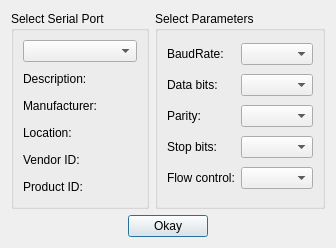
<?xml version="1.0" encoding="UTF-8"?>
<ui version="4.0">
 <class>SettingsDialog</class>
 <widget class="QDialog" name="SettingsDialog">
  <property name="geometry">
   <rect>
    <x>0</x>
    <y>0</y>
    <width>336</width>
    <height>248</height>
   </rect>
  </property>
  <property name="windowTitle">
   <string>Settings</string>
  </property>
  <layout class="QGridLayout" name="gridLayout_3">
   <item row="0" column="1">
    <widget class="QGroupBox" name="parametersBox">
     <property name="title">
      <string>Select Parameters</string>
     </property>
     <layout class="QGridLayout" name="gridLayout_2">
      <item row="0" column="0">
       <widget class="QLabel" name="baudRateLabel">
        <property name="text">
         <string>BaudRate:</string>
        </property>
       </widget>
      </item>
      <item row="0" column="1">
       <widget class="QComboBox" name="baudRateBox"/>
      </item>
      <item row="1" column="0">
       <widget class="QLabel" name="dataBitsLabel">
        <property name="text">
         <string>Data bits:</string>
        </property>
       </widget>
      </item>
      <item row="1" column="1">
       <widget class="QComboBox" name="dataBitsBox"/>
      </item>
      <item row="2" column="0">
       <widget class="QLabel" name="parityLabel">
        <property name="text">
         <string>Parity:</string>
        </property>
       </widget>
      </item>
      <item row="2" column="1">
       <widget class="QComboBox" name="parityBox"/>
      </item>
      <item row="3" column="0">
       <widget class="QLabel" name="stopBitsLabel">
        <property name="text">
         <string>Stop bits:</string>
        </property>
       </widget>
      </item>
      <item row="3" column="1">
       <widget class="QComboBox" name="stopBitsBox"/>
      </item>
      <item row="4" column="0">
       <widget class="QLabel" name="flowControlLabel">
        <property name="text">
         <string>Flow control:</string>
        </property>
       </widget>
      </item>
      <item row="4" column="1">
       <widget class="QComboBox" name="flowControlBox"/>
      </item>
     </layout>
    </widget>
   </item>
   <item row="0" column="0">
    <widget class="QGroupBox" name="selectBox">
     <property name="title">
      <string>Select Serial Port</string>
     </property>
     <layout class="QGridLayout" name="gridLayout">
      <item row="0" column="0">
       <widget class="QComboBox" name="serialPortInfoListBox"/>
      </item>
      <item row="1" column="0">
       <widget class="QLabel" name="descriptionLabel">
        <property name="text">
         <string>Description:</string>
        </property>
       </widget>
      </item>
      <item row="2" column="0">
       <widget class="QLabel" name="manufacturerLabel">
        <property name="text">
         <string>Manufacturer:</string>
        </property>
       </widget>
      </item>
      <item row="3" column="0">
       <widget class="QLabel" name="locationLabel">
        <property name="text">
         <string>Location:</string>
        </property>
       </widget>
      </item>
      <item row="4" column="0">
       <widget class="QLabel" name="vidLabel">
        <property name="text">
         <string>Vendor ID:</string>
        </property>
       </widget>
      </item>
      <item row="5" column="0">
       <widget class="QLabel" name="pidLabel">
        <property name="text">
         <string>Product ID:</string>
        </property>
       </widget>
      </item>
     </layout>
    </widget>
   </item>
   <item row="1" column="0" colspan="2">
    <layout class="QHBoxLayout" name="horizontalLayout">
     <item>
      <spacer name="horizontalSpacer">
       <property name="orientation">
        <enum>Qt::Horizontal</enum>
       </property>
       <property name="sizeHint" stdset="0">
        <size>
         <width>96</width>
         <height>20</height>
        </size>
       </property>
      </spacer>
     </item>
     <item>
      <widget class="QPushButton" name="applyButton">
       <property name="text">
        <string>Okay</string>
       </property>
      </widget>
     </item>
     <item>
      <spacer name="horizontalSpacer_2">
       <property name="orientation">
        <enum>Qt::Horizontal</enum>
       </property>
       <property name="sizeHint" stdset="0">
        <size>
         <width>40</width>
         <height>20</height>
        </size>
       </property>
      </spacer>
     </item>
    </layout>
   </item>
  </layout>
 </widget>
 <resources/>
 <connections/>
</ui>
